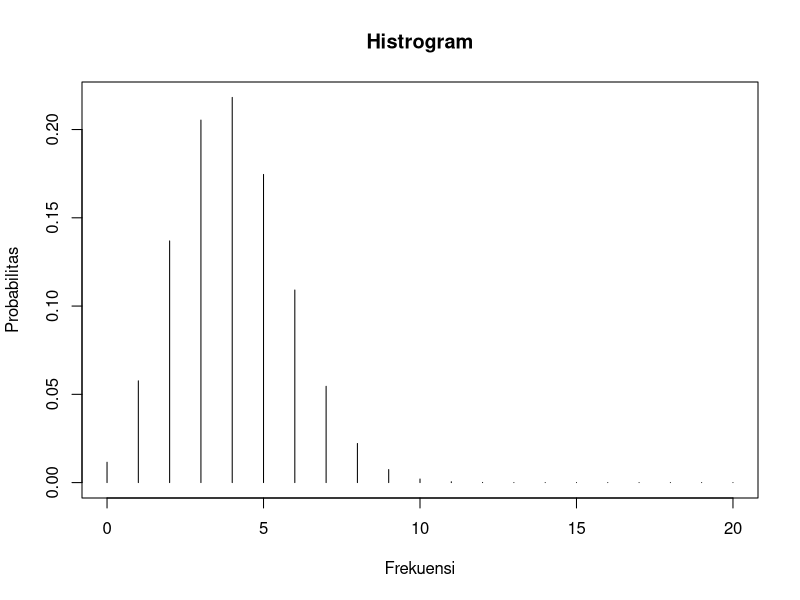

Reproduce this figure in R.
# 2a

n = 20

p = 0.2

y <- dbinom(4,n,p)

print(y)

# 2b

Probabilitas <- dbinom(0:20,20,0.2)

Frekuensi <- 0:20

plot(Frekuensi, Probabilitas, type='h', main = 'Histrogram')

# 2c

# mean

n*p

#variance

n*p*(1-p)
